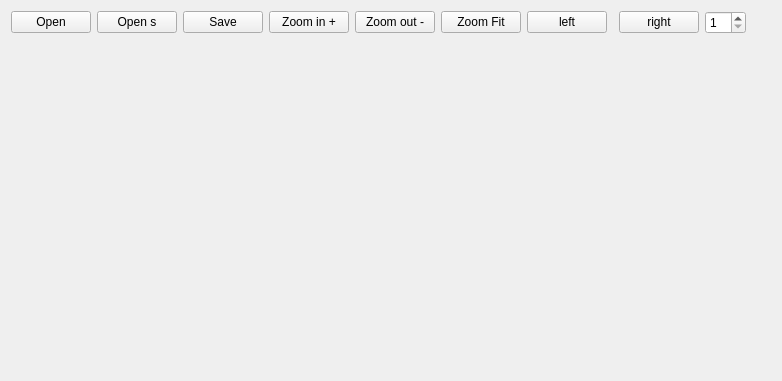
<?xml version="1.0" encoding="UTF-8"?>
<ui version="4.0">
 <class>ImageViewer</class>
 <widget class="QWidget" name="ImageViewer">
  <property name="geometry">
   <rect>
    <x>0</x>
    <y>0</y>
    <width>732</width>
    <height>381</height>
   </rect>
  </property>
  <property name="windowTitle">
   <string>Form</string>
  </property>
  <layout class="QGridLayout" name="gridLayout">
   <item row="0" column="1">
    <widget class="QPushButton" name="btn_LoadImages">
     <property name="text">
      <string>Open s</string>
     </property>
    </widget>
   </item>
   <item row="0" column="5">
    <widget class="QPushButton" name="btn_ZoomToFit">
     <property name="text">
      <string>Zoom Fit</string>
     </property>
    </widget>
   </item>
   <item row="0" column="0">
    <widget class="QPushButton" name="btn_LoadImage">
     <property name="text">
      <string>Open</string>
     </property>
    </widget>
   </item>
   <item row="0" column="2">
    <widget class="QPushButton" name="btn_SaveImage">
     <property name="text">
      <string>Save</string>
     </property>
    </widget>
   </item>
   <item row="0" column="9">
    <widget class="QSpinBox" name="spinBox">
     <property name="minimum">
      <number>1</number>
     </property>
    </widget>
   </item>
   <item row="1" column="0" colspan="13">
    <widget class="QWidget" name="wdg_Image" native="true">
     <layout class="QGridLayout" name="gridLayout_2">
      <property name="leftMargin">
       <number>0</number>
      </property>
      <property name="topMargin">
       <number>0</number>
      </property>
      <property name="rightMargin">
       <number>0</number>
      </property>
      <property name="bottomMargin">
       <number>0</number>
      </property>
      <property name="spacing">
       <number>0</number>
      </property>
      <item row="0" column="0">
       <layout class="QVBoxLayout" name="verticalLayout"/>
      </item>
     </layout>
    </widget>
   </item>
   <item row="0" column="8">
    <widget class="QPushButton" name="btn_RotateClockwise">
     <property name="text">
      <string>right</string>
     </property>
    </widget>
   </item>
   <item row="0" column="3">
    <widget class="QPushButton" name="btn_ZoomIn">
     <property name="text">
      <string>Zoom in +</string>
     </property>
    </widget>
   </item>
   <item row="0" column="4">
    <widget class="QPushButton" name="btn_ZoomOut">
     <property name="text">
      <string>Zoom out -</string>
     </property>
    </widget>
   </item>
   <item row="0" column="6">
    <widget class="QPushButton" name="btn_RotateAnticlockwise">
     <property name="text">
      <string>left</string>
     </property>
    </widget>
   </item>
   <item row="0" column="10">
    <widget class="QLabel" name="lbl_ImageTotalCount">
     <property name="text">
      <string/>
     </property>
    </widget>
   </item>
   <item row="2" column="8">
    <widget class="QLabel" name="lbl_Pix_X">
     <property name="text">
      <string/>
     </property>
    </widget>
   </item>
   <item row="2" column="9">
    <widget class="QLabel" name="lbl_Pix_Y">
     <property name="maximumSize">
      <size>
       <width>16777215</width>
       <height>21</height>
      </size>
     </property>
     <property name="text">
      <string/>
     </property>
    </widget>
   </item>
  </layout>
 </widget>
 <resources/>
 <connections/>
</ui>
